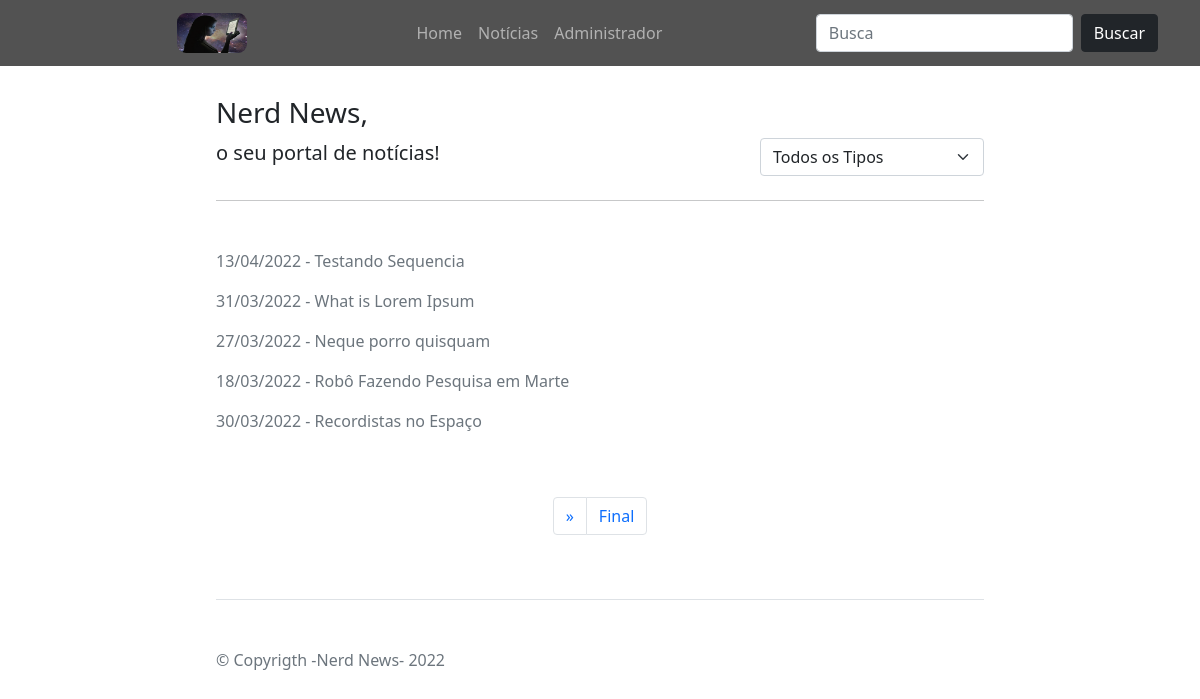
/noticias.php, run on the app's committed database.
### tables this page shows
CREATE TABLE `noticias_tb` (
  `id_noticia` int(11) NOT NULL,
  `data` date NOT NULL,
  `tipo` char(3) NOT NULL,
  `titulo` tinytext NOT NULL,
  `resumo` text NOT NULL,
  `texto` mediumtext NOT NULL,
  `imagem` varchar(48) DEFAULT NULL,
  `alt` varchar(100) DEFAULT NULL,
  `destaque` enum('sim','nao') NOT NULL
);

### noticias.php (the view, shortened to what this page needs)
<?php
require_once('conexao/conecta.php');
if (isset($_GET['tipo'])&& $_GET['tipo'] !='') {
  $tipo = $_GET['tipo'];
  $sql = "SELECT id_noticia FROM noticias_tb WHERE tipo='$tipo'";
  $resultado = mysqli_query($con,$sql);
  $linha = mysqli_fetch_assoc($resultado);
  $quantidade = mysqli_num_rows($resultado);
  if (isset($_GET['pagina']) && !empty($_GET['pagina'])) {
    $paginaatual = $_GET['pagina'];
   } else{
     $paginaatual = 1;
   }
   $url = "?pagina=";
   $paginaqtdd = 5;
   $valorinicial = ($paginaatual * $paginaqtdd) - $paginaqtdd;
   $paginafinal = ceil($quantidade/$paginaqtdd);
   $paginainicial = 1;
   $paginaproxima = $paginaatual + 1;
   $paginaanterior = $paginaatual - 1;
   $sqlpag = "SELECT id_noticia, titulo, data FROM noticias_tb  WHERE tipo='$tipo'  ORDER BY id_noticia DESC LIMIT $valorinicial, $paginaqtdd";
   $resultadopag = mysqli_query($con,$sqlpag);
   $linhapag = mysqli_fetch_assoc($resultadopag);
  $sqlexibetipo = "SELECT label FROM tipos_tb WHERE value='$tipo'";
  $resultadoexibetipo = mysqli_query($con,$sqlexibetipo);
  $linhaexbetipo = mysqli_fetch_assoc($resultadoexibetipo);
}
else{
  $sql = "SELECT id_noticia FROM noticias_tb ";
  $resultado = mysqli_query($con,$sql);
  $quantidade = mysqli_num_rows($resultado);
  if (isset($_GET['pagina']) && !empty($_GET['pagina'])) {
   $paginaatual = $_GET['pagina'];
  } else{
    $paginaatual = 1;
  }
  $url = "?pagina=";
  $paginaqtdd = 5;
  $valorinicial = ($paginaatual * $paginaqtdd) - $paginaqtdd;
  $paginafinal = ceil($quantidade/$paginaqtdd);
  $paginainicial = 1;
  $paginaproxima = $paginaatual + 1;
  $paginaanterior = $paginaatual - 1;
  $sqlpag = "SELECT id_noticia, titulo, data FROM noticias_tb ORDER BY id_noticia DESC LIMIT $valorinicial, $paginaqtdd";
  $resultadopag = mysqli_query($con,$sqlpag);
  $linhapag = mysqli_fetch_assoc($resultadopag);
}
?>
<!doctype html>
<html lang="pt-br">
  <head>
    <link rel="stylesheet" href="css/estilo.css">
<link href="css/bootstrap.min.css" rel="stylesheet">
<link rel="stylesheet" href="https://cdn.jsdelivr.net/npm/bootstrap-icons@1.5.0/font/bootstrap-icons.css">
    <link href="css/starter-template.css" rel="stylesheet">
  </head>
  <body>
<div class="col-lg-8 mx-auto p-3 py-md-5">
  <header class="mb-5">
    <nav class="navbar navbar-expand-md navbar-dark fixed-top corespecifica">
      <div class="container">
      <a class="navbar-brand" href="index.php"> <img  class="logotipo"  src="imagens/testelog.png" alt="" >  </a>
        <div class="collapse navbar-collapse" id="navbarCollapse">
          <ul class="navbar-nav me-auto ms-auto mb-2 mb-md-0">
              <li class="nav-item">
                <a class="nav-link" href="index.php">Home</a>
              </li>
              <li class="nav-item">
                <a class="nav-link" href="noticias.php">Notícias</a>
              </li>
              <li class="nav-item">
                <a class="nav-link" href="admin">Administrador</a>
              </li>
            </ul>
          <form class="d-flex" action="busca.php" method="GET">
            <input class="form-control me-2" type="search" name="busca" placeholder="Busca" aria-label="Search">
            <button class="btn btn-dark" type="submit">Buscar</button>
          </form>
        </div>
      </div>
    </nav>
  </header>
    <h1 class="h3">Nerd News,</h1>
    <div class="row g-5">
      <div class="col-md-8">
        <p class="fs-5 col-md-8">o seu portal de notícias!</p>
      </div>
      <div class="col-md-4">
        <form action="" method="GET">
          <select name="tipo" class="form-select" onchange="form.submit();">
            <option value="">Todos os Tipos</option>
          </select>
        </form>
      </div>
    </div>
    <hr class="col-12 mb-5">
    <?php if($quantidade > 0){?>
      <div class="row g-5">
        <div class="col-md-12">
          <?php do{?>
            <div class="col-md-12 mb-3">
              <a href="noticia.php?id_noticia=<?php echo $linhapag['id_noticia']?>" class="text-decoration-none link-secondary">
              <p> <?php $data = date_create($linhapag['data']); echo date_format($data, 'd/m/Y');?> - <?php echo $linhapag['titulo']?></p>
            </a>
            </div>
          <?php }while($linhapag = mysqli_fetch_assoc($resultadopag))?>
        </div>
        <?php if (isset($_GET['tipo']) && $_GET['tipo'] != '') {
          $tipo = "&tipo=" . $_GET['tipo'];
          ?>
              <nav aria-label="paginacao dark">
                <ul class="pagination justify-content-center">
                <?php if($paginaatual != $paginainicial){ ?>
                  <li class="page-item">
                    <a class="page-link" href="<?php echo  $url . $paginainicial . $tipo?>">Início</a>
                  </li>
                <?php }?>
                <?php if($paginaatual >= 2){ ?>
                  <li class="page-item">
                    <a class="page-link" href="<?php echo  $url . $paginaanterior . $tipo?>" aria-label="Previous">
                      <span aria-hidden="true">&laquo;</span>
                    </a>
                  </li>
                <?php } ?>
                <?php if($paginaproxima == $paginafinal){
                  echo '';
                }elseif($paginaatual != $paginafinal){
                  ?>
                       <li class="page-item">
                        <a class="page-link" href="<?php echo  $url . $paginaproxima . $tipo?>" aria-label="Next">
                        <span aria-hidden="true">&raquo;</span>
                        </a>
                       </li>
                 <?php }else{ } ?>
               <?php if($paginaatual != $paginafinal){ ?>
                  <li class="page-item">
                    <a class="page-link" href="<?php echo  $url . $paginafinal. $tipo?>">Final</a>
                  </li>
                  <?php } ?>
                </ul>
              </nav>
        <?php } else{ ?>
        <nav aria-label="paginacao">
                <ul class="pagination justify-content-center">
                <?php if($paginaproxima == $paginafinal){
                  echo '';
                }elseif($paginaatual != $paginafinal){
                  ?>
                    <li class="page-item">
                      <a class="page-link" href="<?php echo  $url . $paginaproxima?>" aria-label="Next">
                        <span aria-hidden="true">&raquo;</span>
                      </a>
                    </li>
                  <?php }else{ } ?>
                <?php if($paginaatual != $paginafinal){ ?>
                  <li class="page-item">
                    <a class="page-link" href="<?php echo  $url . $paginafinal?>">Final</a>
                  </li>
                <?php } ?>
                </ul>
              </nav>
        <?php }?>
      </div>
    <?php }?>
  <footer class="pt-5 my-5 text-muted border-top">
    &copy; Copyrigth -Nerd News- 2022
  </footer>
</div>
  </body>
</html>

### css/estilo.css (style rules this page uses)
.logotipo { width:70px ; height:40px; margin-left: 135px; border-radius: 9px; }
img { max-width: 100%; height: auto; }
li { list-style: none; }
.corespecifica { background-color: rgba(0, 0, 0, 0.678); }

### data on the page
noticias_tb: data "13/04/2022", titulo "Testando Sequencia"
noticias_tb: data "31/03/2022", titulo "What is Lorem Ipsum"
noticias_tb: data "27/03/2022", titulo "Neque porro quisquam"
noticias_tb: data "18/03/2022", titulo "Robô Fazendo Pesquisa em Marte"
noticias_tb: data "30/03/2022", titulo "Recordistas no Espaço"
